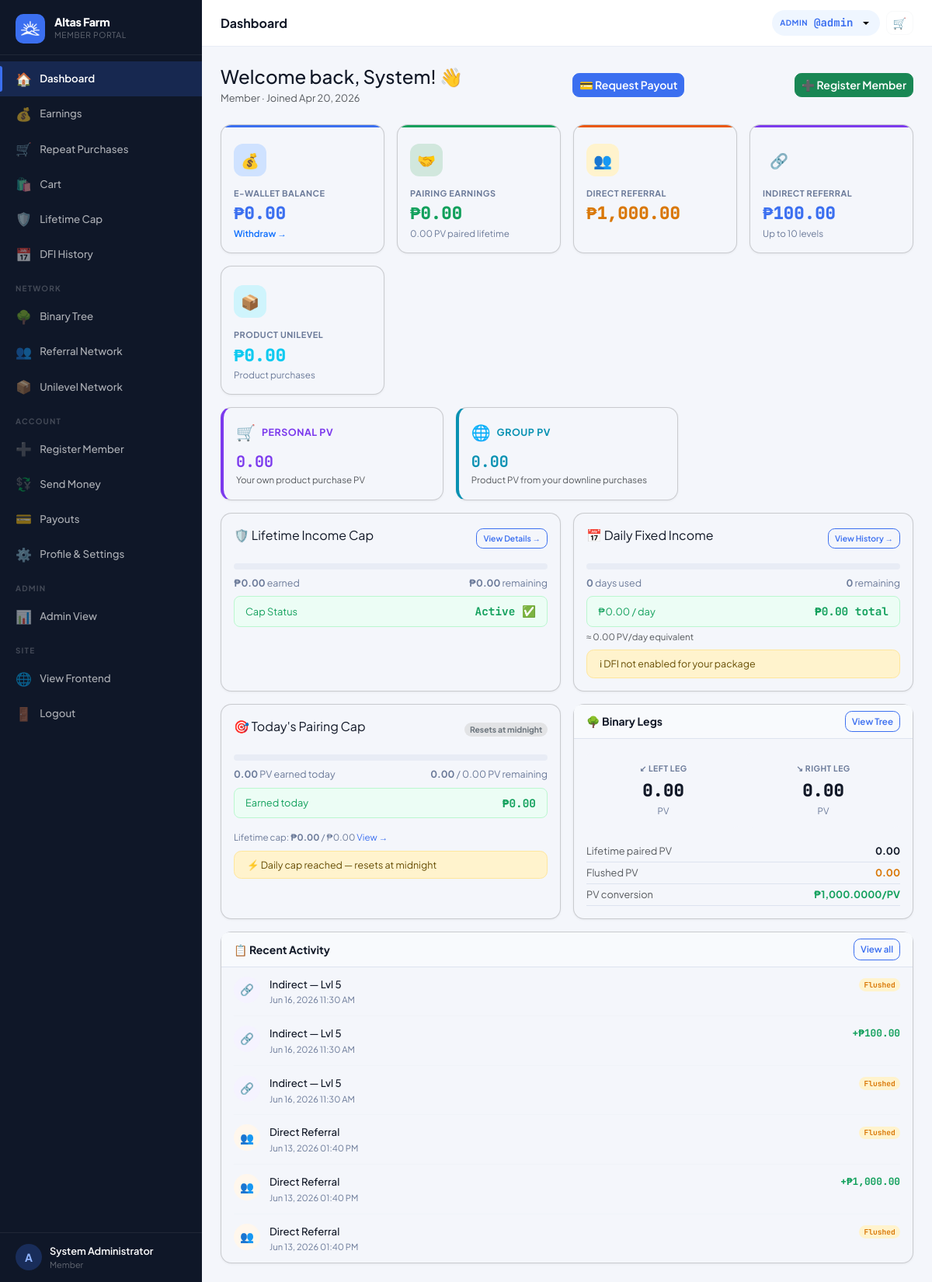
Page /?page=dashboard (signed in) on the committed database.
### tables this page shows
CREATE TABLE settings (
  key_name   VARCHAR(80) NOT NULL PRIMARY KEY,
  value      TEXT        NOT NULL,
  updated_at TIMESTAMP DEFAULT CURRENT_TIMESTAMP ON UPDATE CURRENT_TIMESTAMP
);

CREATE TABLE users (
  id                INT UNSIGNED AUTO_INCREMENT PRIMARY KEY,
  username          VARCHAR(40)  NOT NULL UNIQUE,
  password_hash     VARCHAR(255) NOT NULL,
  role              ENUM('member','admin') NOT NULL DEFAULT 'member',
  package_id        INT UNSIGNED NULL,
  reg_code_id           INT UNSIGNED NULL,
  reg_payment_method    ENUM('code','ewallet','pending') NOT NULL DEFAULT 'code',
  reg_paid_by           INT UNSIGNED NULL,

   
  sponsor_id        INT UNSIGNED NULL,
  binary_parent_id  INT UNSIGNED NULL,
  binary_position   ENUM('left','right') NULL,

   
  left_count        INT UNSIGNED NOT NULL DEFAULT 0,
  right_count       INT UNSIGNED NOT NULL DEFAULT 0,
  pairs_paid        INT UNSIGNED NOT NULL DEFAULT 0,
  pairs_flushed     INT UNSIGNED NOT NULL DEFAULT 0,
  pairs_paid_today  INT UNSIGNED NOT NULL DEFAULT 0,   

   
  left_pv           DECIMAL(14,2) NOT NULL DEFAULT 0.00 COMMENT 'Accumulated PV on left binary leg',
  right_pv          DECIMAL(14,2) NOT NULL DEFAULT 0.00 COMMENT 'Accumulated PV on right binary leg',
  paired_pv         DECIMAL(14,2) NOT NULL DEFAULT 0.00 COMMENT 'Total paired PV lifetime',
  paired_pv_today   DECIMAL(14,2) NOT NULL DEFAULT 0.00 COMMENT 'Paired PV today (reset by midnight cron)',
  flushed_pv        DECIMAL(14,2) NOT NULL DEFAULT 0.00 COMMENT 'PV flushed in binary pairing',
  personal_pv       DECIMAL(14,2) NOT NULL DEFAULT 0.00 COMMENT 'Personal sales PV from downline product purchases',
  group_pv          DECIMAL(14,2) NOT NULL DEFAULT 0.00 COMMENT 'Group sales PV from downline',
  rank_royalty      ENUM('qa','supervisor','manager','director','chairman') NULL DEFAULT NULL COMMENT 'Royalty Bonus leadership rank',

   
  lifetime_earned       DECIMAL(14,2) NOT NULL DEFAULT 0.00,
  cap_status            ENUM('active','capped','perminact') NOT NULL DEFAULT 'active',
  capping_bypass        TINYINT(1)   NOT NULL DEFAULT 0,
  daily_cap_bypass      TINYINT(1)   NOT NULL DEFAULT 0,
  capped_at             TIMESTAMP NULL,
  last_reactivation_at  TIMESTAMP NULL,
  dfi_days_used         INT UNSIGNED NOT NULL DEFAULT 0,
  dfi_active            TINYINT(1)   NOT NULL DEFAULT 1,
  cd_active             TINYINT(1)   NOT NULL DEFAULT 0,
  ewallet_sent_today      DECIMAL(12,2) NOT NULL DEFAULT 0.00,
  ewallet_sent_this_week  DECIMAL(12,2) NOT NULL DEFAULT 0.00,

   
  full_name         VARCHAR(120) NULL,
  email             VARCHAR(120) NULL,
  mobile            VARCHAR(20)  NULL,
  gcash_number       VARCHAR(20)  NULL,
  maya_number        VARCHAR(20)  NULL,
  usdt_trc20_address VARCHAR(100) NULL,
  usdt_bep20_address VARCHAR(100) NULL,
  address            TEXT         NULL,
  photo             VARCHAR(200) NULL,

  ewallet_balance       DECIMAL(14,2) NOT NULL DEFAULT 0.00,
  withdrawable_balance  DECIMAL(14,2) NOT NULL DEFAULT 0.00,
  status                ENUM('active','suspended','pending') NOT NULL DEFAULT 'active',
  joined_at         TIMESTAMP DEFAULT CURRENT_TIMESTAMP,
  last_login        TIMESTAMP NULL,

  FOREIGN KEY (sponsor_id)       REFERENCES users(id) ON DELETE SET NULL,
  FOREIGN KEY (binary_parent_id) REFERENCES users(id) ON DELETE SET NULL,
  FOREIGN KEY (package_id)       REFERENCES packages(id) ON DELETE SET NULL
);

CREATE TABLE commissions (
  id             INT UNSIGNED AUTO_INCREMENT PRIMARY KEY,
  user_id        INT UNSIGNED NOT NULL,
  type           ENUM('pairing','direct_referral','indirect_referral','daily_fixed_income','unilevel_product','royalty') NOT NULL,
  amount         DECIMAL(12,2) NOT NULL DEFAULT 0.00,
  cap_deduction  DECIMAL(12,2) NOT NULL DEFAULT 0.00,   
  source_user_id INT UNSIGNED  NULL,
  level          TINYINT UNSIGNED NULL,
  pairs_count    TINYINT UNSIGNED NULL,
  description    VARCHAR(255)  NULL,
  status         ENUM('credited','flushed') NOT NULL DEFAULT 'credited',
  created_at     TIMESTAMP DEFAULT CURRENT_TIMESTAMP,
  FOREIGN KEY (user_id)        REFERENCES users(id),
  FOREIGN KEY (source_user_id) REFERENCES users(id) ON DELETE SET NULL
);

### views/member/dashboard.php (the view, shortened to what the rows shown need)
<?php require 'views/partials/head.php'; ?>
<?php require 'views/partials/sidebar_member.php'; ?>
<div class="main-content">
  <?php require 'views/partials/topbar.php'; ?>
  <div class="page-content">
    <div class="d-flex align-items-center justify-content-between flex-wrap gap-2 mb-4">
      <div>
        <h4 class="fw-800 mb-1">Welcome back, <?= e($user['full_name'] ? explode(' ', $user['full_name'])[0] : '@' . $user['username']) ?>! 👋</h4>
        <p class="text-muted mb-0" style="font-size:.8rem;">
          <?= e($user['package_name'] ?? 'Member') ?> · Joined <?= fmt_date($user['joined_at']) ?>
        </p>
      </div>
    </div>
      <?php
      $balanceSub = 'Withdraw →';
      $binaryEnabled = setting('binary_enabled', '1') === '1';
      $cards = [
        [$user['ewallet_balance'], 'E-Wallet Balance',   '💰', 'primary', 'primary', $balanceSub, '/?page=payout'],
        ...($binaryEnabled ? [
          [$summary['total_pairing'],  'Pairing Earnings', '🤝', 'success', 'success', number_format((float)$user['paired_pv'], 2) . ' PV paired lifetime', null],
        ] : []),
        [$summary['total_direct'],   'Direct Referral',  '👥', 'orange',  'warning', null, '/?page=genealogy&view=referral'],
        ...(setting('indirect_referral_enabled', '1') === '1' ? [
          [$summary['total_indirect'], 'Indirect Referral', '🔗', 'purple',  'purple',  'Up to 10 levels', null],
        ] : []),
      ...(setting('unilevel_product_enabled', '0') === '1' ? [
          [$summary['total_unilevel_product'] ?? 0, 'Product Unilevel', '📦', 'teal', 'info', 'Product purchases', null],
        ] : []),
      ...(setting('royalty_enabled', '0') === '1' ? [
          [$summary['total_royalty'] ?? 0, 'Royalty Bonus', '⭐', 'warning', 'orange', 'Leadership ranks', '/?page=member_royalty'],
        ] : []),
      ];
      foreach ($cards as [$val, $label, $icon, $accent, $color, $sub, $link]): ?>
        <div class="col-6 col-xl-3">
          <div class="card stat-card h-100">
            <div class="stat-accent stat-accent-<?= $accent ?>"></div>
            <div class="card-body pt-4">
              <div class="stat-icon bg-<?= $color === 'purple' ? 'purple' : ($color === 'orange' ? 'warning' : $color) ?>-subtle"><?= $icon ?></div>
              <div class="stat-label"><?= $label ?></div>
              <div class="stat-value text-<?= $color === 'orange' ? 'warning' : ($color === 'purple' ? 'primary' : $color) ?>"><?= fmt_money((float)$val) ?></div>
              <?php if ($sub): ?>
                <div class="stat-sub">
                  <?php if ($link): ?><a href="<?= APP_URL . $link ?>" class="text-decoration-none fw-semibold" style="font-size:.72rem;"><?= $sub ?></a>
                    <?php else: ?><?= $sub ?><?php endif; ?>
                </div>
              <?php endif; ?>
            </div>
          </div>
        </div>
      <?php endforeach; ?>
      <?php
      $pvCards = [
        [$user['personal_pv'] ?? 0, 'Personal PV', '🛒', '#7c3aed', 'Your own product purchase PV'],
        [$user['group_pv']    ?? 0, 'Group PV',    '🌐', '#0891b2', 'Product PV from your downline purchases'],
      ];
      foreach ($pvCards as [$val, $label, $icon, $color, $sub]): ?>
        <div class="col-6 col-xl-4">
          <div class="card h-100" style="border-left:4px solid <?= $color ?>;">
            <div class="card-body pt-3">
              <div class="d-flex align-items-center gap-2 mb-2">
                <span style="font-size:1.25rem;"><?= $icon ?></span>
                <span style="font-size:.78rem;font-weight:700;color:<?= $color ?>;text-transform:uppercase;letter-spacing:.5px;"><?= $label ?></span>
              </div>
              <div class="font-mono fw-bold fs-5" style="color:<?= $color ?>;"><?= number_format((float)$val, 2) ?></div>
              <div class="text-muted" style="font-size:.72rem;"><?= $sub ?></div>
            </div>
          </div>
        </div>
      <?php endforeach; ?>
    <div class="card">
      <div class="card-body py-0 px-3">
        <?php if (empty($recent)): ?>
          <div class="text-center py-5 text-muted">
            <div style="font-size:2rem;">📭</div>
            <p class="mt-2 mb-0" style="font-size:.85rem;">No activity yet.</p>
          </div>
          <?php else: foreach ($recent as $item):
            $isCredit = $item['status'] === 'credited';
            $typeMap  = ['direct_referral' => ['👥', '#fff7ed', 'var(--orange)'], 'daily_fixed_income' => ['📅', '#eff6ff', 'var(--primary)']];
            if ($binaryEnabled) {
                $typeMap['pairing'] = ['🤝', '#ecfdf5', 'var(--success)'];
            }
            if (setting('indirect_referral_enabled', '1') === '1') {
                $typeMap['indirect_referral'] = ['🔗', '#f5f3ff', 'var(--purple)'];
            }
            if (setting('unilevel_product_enabled', '0') === '1') {
                $typeMap['unilevel_product'] = ['📦', '#f0fdf4', 'var(--teal)'];
            }
            [$icon, $bg, $col] = $typeMap[$item['type']] ?? ['💬', '#f4f6fb', 'var(--muted)'];
            $typeName = match ($item['type']) {
              'pairing' => 'Pairing Bonus',
              'direct_referral' => 'Direct Referral',
              'indirect_referral' => setting('indirect_referral_enabled', '1') === '1' ? 'Indirect — Lvl ' . $item['level'] : $item['type'],
              'daily_fixed_income' => 'Daily Fixed Income',
              'unilevel_product' => setting('unilevel_product_enabled', '0') === '1' ? 'Product Unilevel — Lvl ' . $item['level'] : $item['type'],
              'royalty' => 'Royalty Bonus',
              default => $item['type']
            };
          ?>
            <div class="activity-item">
              <div class="activity-dot" style="background:<?= $bg ?>;color:<?= $col ?>"><?= $icon ?></div>
              <div class="flex-grow-1 min-w-0">
                <div class="activity-desc"><?= e($typeName) ?><?php if ($item['source_username']): ?> <span class="text-muted">via @<?= e($item['source_username']) ?></span><?php endif; ?></div>
                <div class="activity-meta"><?= fmt_datetime($item['created_at']) ?><?php if ($item['pairs_count']): ?> · <?= $item['pairs_count'] ?> pair(s)<?php endif; ?></div>
              </div>
              <div class="activity-amount" style="color:<?= $isCredit ? 'var(--success)' : 'var(--muted)' ?>">
                <?= $isCredit ? '+'  . fmt_money($item['amount']) : '<span class="badge bg-warning-subtle text-warning">Flushed</span>' ?>
              </div>
            </div>
        <?php endforeach;
        endif; ?>
      </div>
    </div>
  </div>
</div>
<?php require 'views/partials/footer.php'; ?>

### views/partials/sidebar_member.php (shortened to what the rows shown need)
<?php
$cp      = current_page();
$user    = Auth::user();
$initial = strtoupper(substr($user['username'] ?? 'U', 0, 1));
$name    = $user['full_name'] ?: ('@' . $user['username']);
$view    = $_GET['view'] ?? '';
$cartBadge = 0;
if (class_exists('Cart') && Auth::check()) {
    $_cart = Cart::getOrCreate(Auth::id());
    if ($_cart && !empty($_cart['id'])) {
        $cartItems = Cart::getItems((int)$_cart['id']);
        $cartBadge = empty($cartItems) ? 0 : (int)array_sum(array_column($cartItems, 'quantity'));
    }
}
$nav = [
  ['page' => 'dashboard', 'icon' => '🏠', 'label' => 'Dashboard',        'pages' => ['dashboard']],
  ['page' => 'earnings',  'icon' => '💰', 'label' => 'Earnings',         'pages' => ['earnings']],
  ['page' => 'repeat_purchases', 'icon' => '🛒', 'label' => 'Repeat Purchases', 'pages' => ['repeat_purchases']],
  ['page' => 'cart', 'icon' => '🛍️', 'label' => 'Cart', 'pages' => ['cart'], 'badge' => $cartBadge],
  ['page' => 'cap_status', 'icon' => '🛡️', 'label' => 'Lifetime Cap',     'pages' => ['cap_status']],
  ...(setting('dfi_enabled', '1') === '1' ? [
    ['page' => 'dfi_history', 'icon' => '📅', 'label' => 'DFI History', 'pages' => ['dfi_history']],
  ] : []),
  'SEPARATOR:Network',
  ...(setting('binary_enabled', '1') === '1' ? [
    ['page' => 'genealogy&view=binary',  'icon' => '🌳', 'label' => 'Binary Tree',      'pages' => ['genealogy'], 'view' => 'binary'],
  ] : []),
  ['page' => 'genealogy&view=referral', 'icon' => '👥', 'label' => 'Referral Network', 'pages' => ['genealogy'], 'view' => 'referral'],
  ...(setting('unilevel_product_enabled', '0') === '1' ? [
    ['page' => 'genealogy&view=product_unilevel', 'icon' => '📦', 'label' => 'Unilevel Network', 'pages' => ['genealogy'], 'view' => 'product_unilevel'],
  ] : []),
  ...(setting('royalty_enabled', '0') === '1' ? [
    ['page' => 'member_royalty', 'icon' => '⭐', 'label' => 'Royalty Bonus', 'pages' => ['member_royalty']],
  ] : []),
  'SEPARATOR:Account',
  ['page' => 'register&sponsor=' . $user['username'], 'icon' => '➕', 'label' => 'Register Member', 'pages' => ['register']],
  ['page' => 'ewallet_transfer', 'icon' => '💱', 'label' => 'Send Money', 'pages' => ['ewallet_transfer']],
  ['page' => 'payout',  'icon' => '💳', 'label' => 'Payouts',   'pages' => ['payout']],
  ['page' => 'profile', 'icon' => '⚙️', 'label' => 'Profile & Settings', 'pages' => ['profile']],
];
if (Auth::isAdmin()) {
  $nav[] = 'SEPARATOR:Admin';
  $nav[] = ['page' => 'admin', 'icon' => '📊', 'label' => 'Admin View', 'pages' => []];
}
$nav[] = 'SEPARATOR:Site';
$nav[] = ['page' => '__frontend__', 'icon' => '🌐', 'label' => 'View Frontend', 'pages' => []];
function renderSidebarNav($nav, $cp, $user, $view, $initial, $name)
{ ?>
  <div class="sidebar-brand">
    <div>
      <div class="brand-name"><?= e(setting('site_name', APP_NAME)) ?></div>
      <div class="brand-sub">Member Portal</div>
    </div>
  </div>
  <div class="sidebar-footer">
    <div class="sidebar-user">
      <div class="user-avatar">
        <?php if (!empty($user['photo'])): ?>
          <img src="<?= APP_URL ?>/uploads/<?= e($user['photo']) ?>" alt="">
        <?php else: ?>
          <?= $initial ?>
        <?php endif; ?>
      </div>
      <div class="user-info">
        <div class="user-name"><?= e($name) ?></div>
        <div class="user-role"><?= e($user['package_name'] ?? 'Member') ?></div>
      </div>
    </div>
  </div>
<?php } ?>
<div class="sidebar d-none d-lg-flex flex-column">
  <?php renderSidebarNav($nav, $cp, $user, $view, $initial, $name); ?>
</div>

### views/partials/topbar.php (shortened to what the rows shown need)
<?php
if (isset($_GET['page']) && $_GET['page'] === 'admin_user_view' && !empty($_GET['id']) && Auth::isAdmin()) {
  $user = getUserById((int)$_GET['id']);
  if (!$user) {
    flash('error', 'User not found.');
    redirect('/?page=admin_users');
  }
} else {
  $user = Auth::user();
}
?>
<div class="topbar-wrapper no-print">
  <div class="d-flex align-items-center gap-2">
    <div class="dropdown">
      <button class="topbar-balance border-0 dropdown-toggle" type="button"
        data-bs-toggle="dropdown" aria-expanded="false"
        title="<?= e($user['username'] ?? '') ?>" style="cursor:pointer;">
        <span class="bal-label"><?= Auth::isAdmin() ? 'Admin' : 'User' ?></span>
        <span class="bal-amount">@<?= e($user['username'] ?? '') ?></span>
      </button>
    </div>
  </div>
</div>

### rows in the picture
settings: value "Altas Farm"
users: username "A", full_name "System Administrator", username "admin", full_name "System", joined_at "Apr 20, 2026"
commissions: icon "🔗", typeName "Indirect — Lvl 5", created_at "Jun 16, 2026 11:30 AM", status "Flushed"
commissions: icon "🔗", typeName "Indirect — Lvl 5", created_at "Jun 16, 2026 11:30 AM", amount "₱100.00"
commissions: icon "🔗", typeName "Indirect — Lvl 5", created_at "Jun 16, 2026 11:30 AM", status "Flushed"
commissions: icon "👥", type "Direct Referral", created_at "Jun 13, 2026 01:40 PM", status "Flushed"
commissions: icon "👥", type "Direct Referral", created_at "Jun 13, 2026 01:40 PM", amount "₱1,000.00"
commissions: icon "👥", type "Direct Referral", created_at "Jun 13, 2026 01:40 PM", status "Flushed"

### other values in the picture
$item['icon'] "🏠"
$item['label'] "Dashboard"
$item['icon'] "💰"
$item['label'] "Earnings"
$item['icon'] "🛒"
$item['label'] "Repeat Purchases"
$item['icon'] "🛍️"
$item['label'] "Cart"
$item['icon'] "🛡️"
$item['label'] "Lifetime Cap"
$item['icon'] "📅"
$item['label'] "DFI History"
substr($item, 10) "NETWORK"
$item['icon'] "🌳"
$item['label'] "Binary Tree"
